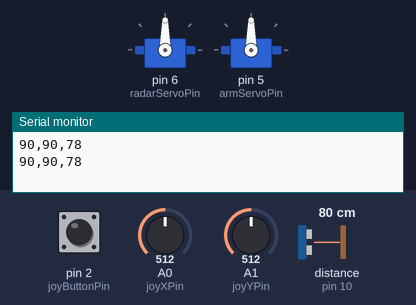
Recording of a sketch running on a simulated Arduino Uno, built with avr-gcc and run on an emulated ATmega328P. On the bench: 2 × servo, the last lines printed to the serial monitor. Wiring (inferred from the names in the program): ultrasonic range finder: trigger pin 9; echo pin 10. The test bench sets the inputs (shaded band); at power-on: A0 (joyXPin) = 512, A1 (joyYPin) = 512, pin 2 (joyButtonPin) HIGH, distance to the obstacle (sensor on pin 10) 80 cm. The echo pulse lasts 58.3 µs per cm.

Above: at 1.8 s.
1.9 s: A0 (joyXPin) set to 716
At 2.3 s:
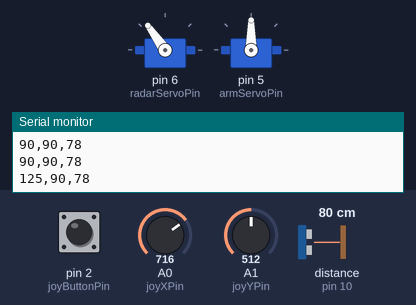
3.5 s: A1 (joyYPin) set to 716
At 4.3 s:
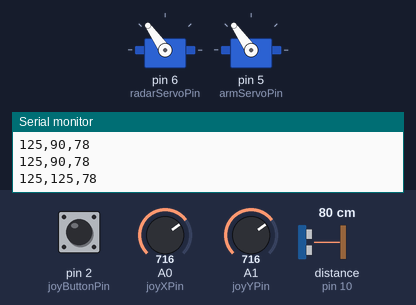
5.5 s: A0 (joyXPin) set to 900
At 7.2 s:
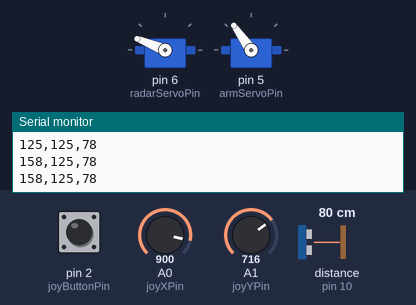
7.5 s: A1 (joyYPin) set to 900
At 9.2 s:
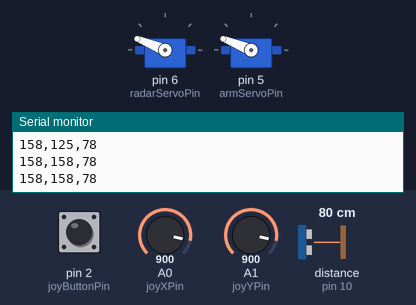
9.5 s: A0 (joyXPin) set to 1023
At 11.2 s:
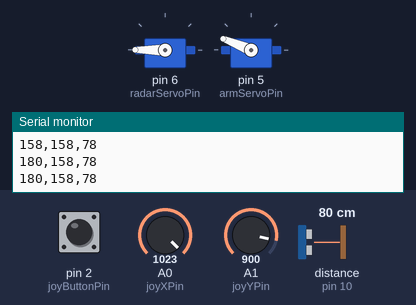
11.5 s: A1 (joyYPin) set to 1023
At 13.4 s:
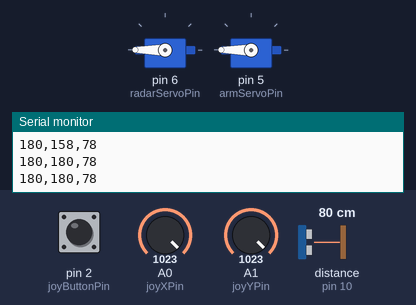
Timing chart, 0 to 14.5 s (numbered marks = the images above; inputs shaded):
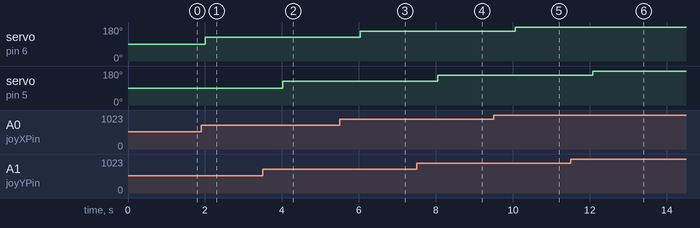

The sketch:

Final.ino
```cpp
#include <Servo.h>

// Pin definitions for ultrasonic sensor
const int trigPin = 9;
const int echoPin = 10;

// Servo for rotating the ultrasonic sensor
Servo radarServo;        // Servo for rotating the entire crane top
Servo armServo;          // Servo for moving the arm
const int radarServoPin = 6;
const int armServoPin = 5;

// Variables for distance measurement
long duration;
int distance;

// Variables for joystick inputs
const int joyXPin = A0;   // Joystick horizontal (X-axis)
const int joyYPin = A1;   // Joystick vertical (Y-axis)
const int joyButtonPin = 2;  // Joystick button

int angleX = 0;   // Servo angle for X-axis (rotation)
int angleY = 90;  // Servo angle for Y-axis (arm movement)

// Function to get distance from ultrasonic sensor
int getDistance() {
  digitalWrite(trigPin, LOW);
  delayMicroseconds(2);
  digitalWrite(trigPin, HIGH);
  delayMicroseconds(10);
  digitalWrite(trigPin, LOW);

  duration = pulseIn(echoPin, HIGH);
  distance = duration * 0.034 / 2;
  return distance;
}

void setup() {
  Serial.begin(9600);

  // Set up ultrasonic sensor pins
  pinMode(trigPin, OUTPUT);
  pinMode(echoPin, INPUT);

  // Attach the radar and arm servos to their respective pins
  radarServo.attach(radarServoPin);
  armServo.attach(armServoPin);

  // Set up joystick input pins
  pinMode(joyButtonPin, INPUT_PULLUP);  // Joystick button with pull-up resistor
}

void loop() {
  // Read the joystick inputs
  int joyXValue = analogRead(joyXPin);
  int joyYValue = analogRead(joyYPin);
  int joyButtonState = digitalRead(joyButtonPin);

  // Map the joystick input to servo angles (adjust sensitivity as needed)
  angleX = map(joyXValue, 0, 1023, 0, 180);  // Horizontal joystick controls radar rotation
  angleY = map(joyYValue, 0, 1023, 0, 180);  // Vertical joystick controls arm movement

  // Move the radar servo (rotation of the crane) and the arm servo
  radarServo.write(angleX);
  armServo.write(angleY);

  // Get the distance from the ultrasonic sensor
  int dist = getDistance();

  // Send data to serial for Processing visualization
  Serial.print(angleX);
  Serial.print(",");
  Serial.print(angleY);
  Serial.print(",");
  Serial.println(dist);

  // Add a small delay for smooth movements
  delay(1000);
}
```

Measured:
- after the input at 1.9 s, servo on pin 6 (radarServoPin): 90° → 125° after 0.11 s
- after the input at 3.5 s, servo on pin 5 (armServoPin): 90° → 125° after 0.52 s
- after the input at 5.5 s, servo on pin 6 (radarServoPin): 125° → 158° after 0.54 s
- after the input at 7.5 s, servo on pin 5 (armServoPin): 125° → 158° after 0.55 s
- after the input at 9.5 s, servo on pin 6 (radarServoPin): 158° → 180° after 0.56 s
- after the input at 11.5 s, servo on pin 5 (armServoPin): 158° → 180° after 0.57 s
